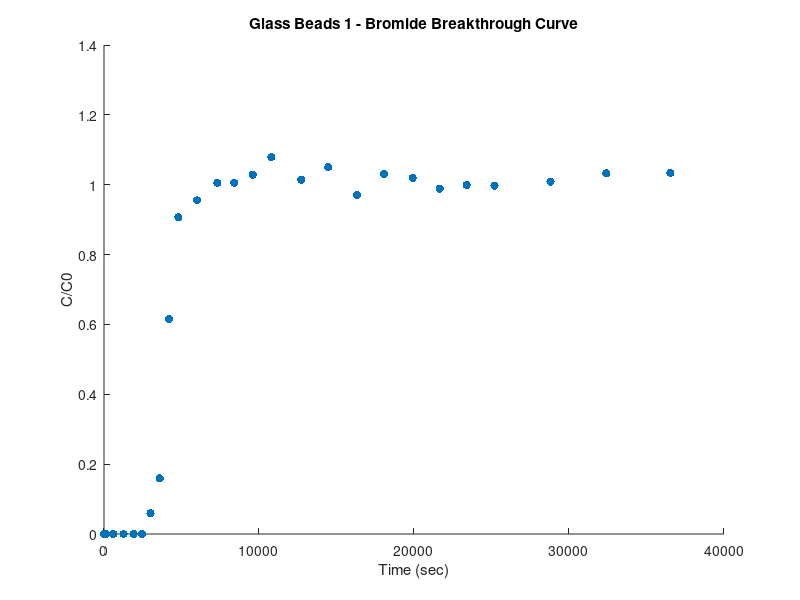

The MATLAB script that drew this image: (Note: this script raises an error after producing the figure.)
clc;
clear all;
close all;

%Input Data
t = xlsread('GB1_br_data.csv','A2:A28');
t = t';
tsec = t.*60;
concdata = xlsread('GB1_br_data.csv','B2:B28');
concdata = concdata';

%Make pretty scatter plot
figure;
hold on
scatter(tsec,concdata,'filled')
xlabel('Time (sec)');
ylabel('C/C0');
title('Glass Beads 1 - Bromide Breakthrough Curve');

%Input Model Parameters
c0 = 1; %mg/L
k = 0; %1/s
Dx = 3.8967e-06; %1.5*10^-6.1; %m2/s 3*10^-7  1.5*10^-6.1
v = 6.4933e-05; %m/s 5*10^-5
x = 0.3048; %m

%Minimization
Dxv = [Dx, v];
fun = @(Dxv, tsec) (c0/2)*((erfc((x-Dxv(2).*tsec)./(2.*sqrt(Dxv(1).*tsec))))+exp(Dxv(2)*x/Dxv(1)).*erfc((x+Dxv(2).*tsec)./(2.*sqrt(Dxv(1).*tsec))));
% time = tsec;
% newy = fun(Dxv, time);
% scatter (time, newy)
Dxv0 = [3.8967e-06, 6.4933e-05];%[1.5*10^-6.1, 5.2*10^-5];
Dxv = lsqcurvefit(fun, Dxv0, tsec, concdata);

%New Model Parameters
Dx = Dxv(1)
v = Dxv(2)
%Model
modelt = [0:1:45000];
cmodel = (c0/2)*((erfc((x-v.*modelt)./(2.*sqrt(Dx.*modelt))))+exp(v*x/Dx).*erfc((x+v.*modelt)./(2.*sqrt(Dx.*modelt))));


%Plot Model
modeltmin = modelt./60;
modelthr = modeltmin./60;
plot(modelt,cmodel);
 ylim([0 1.05]);

%Find C/C0 = 0.5
% tsec2 = 6257;
% cmodel = (c0/2)*erfc((x-v*tsec2)/(2*sqrt(Dx*tsec2)))+exp((v*x)/Dx)*erfc((x+v*tsec2)/(2*sqrt(Dx*tsec2)));
% CoverC0 = cmodel/c0;
% brkthrtime = tsec2/60/60;
% brktime = ['Breakthrough time is ', num2str(brkthrtime) ' hours'];
% disp(brktime)